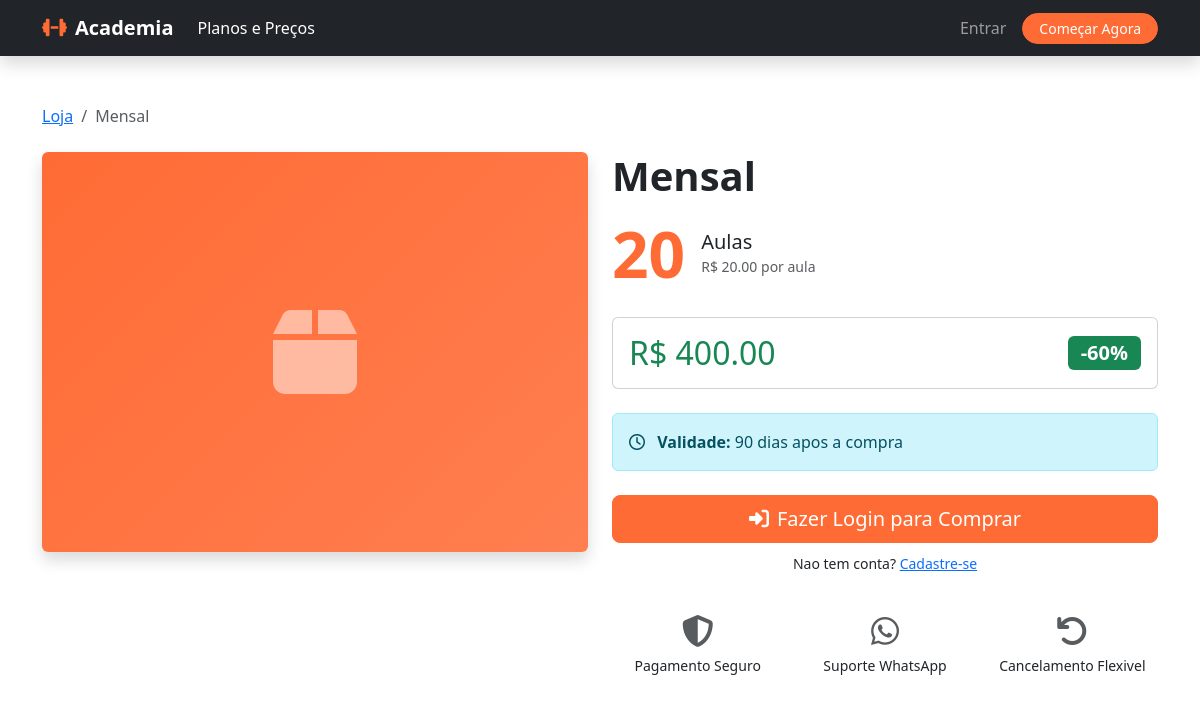
Before: /shop/package/1 with the older database file.
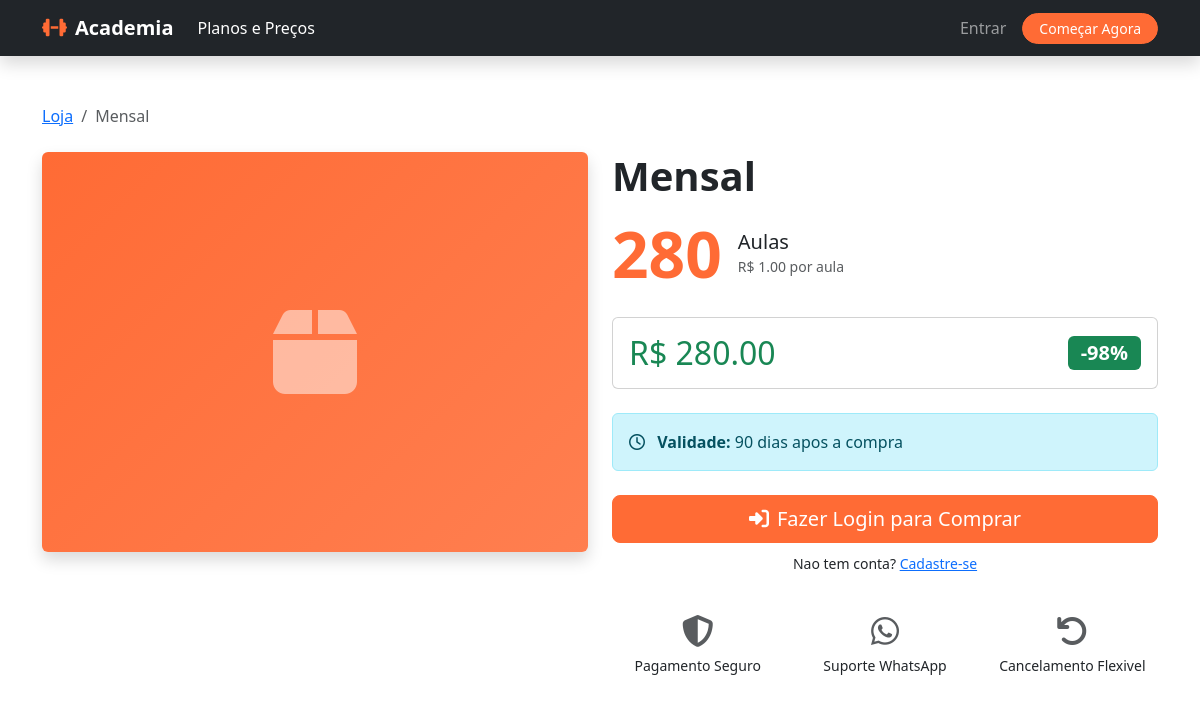
After: the same page with the newer database file.
### app/models/package.py (models this page shows, shortened)
class Package(db.Model):
    __tablename__ = 'packages'
    id = db.Column(db.Integer, primary_key=True)
    name = db.Column(db.String(100), nullable=False)
    description = db.Column(db.Text)
    credits = db.Column(db.Integer, nullable=False)
    price = db.Column(db.Numeric(10, 2), nullable=False)
    installments = db.Column(db.Integer, default=1)  # Quantas parcelas
    installment_price = db.Column(db.Numeric(10, 2))  # Preco por parcela
    validity_days = db.Column(db.Integer, nullable=False)  # Ex: 90 dias
    photo_url = db.Column(db.String(255))
    color = db.Column(db.String(7), default='#FF6B35')
    is_featured = db.Column(db.Boolean, default=False)  # Destaque
    display_order = db.Column(db.Integer, default=0)
    badge = db.Column(db.String(50))  # Ex: "MAIS VENDIDO", "NOVO"
    extra_benefits = db.Column(db.JSON)  # Ex: ["Toalha gratis", "Garrafinha"]
    is_recurring = db.Column(db.Boolean, default=False)  # Se é pacote recorrente
    recurring_interval_days = db.Column(db.Integer, default=30)  # Intervalo entre cobranças
    welcome_xp_bonus = db.Column(db.Integer, default=0)  # Bônus XP na primeira compra
    is_active = db.Column(db.Boolean, default=True)
    created_at = db.Column(db.DateTime, default=datetime.utcnow)
    updated_at = db.Column(db.DateTime, default=datetime.utcnow, onupdate=datetime.utcnow)
    subscriptions = db.relationship('Subscription', backref='package', lazy=True)
    @property
    def price_per_credit(self):
        return float(self.price) / self.credits
    @property
    def discount_percent(self):
        base_price = 50.0
        discount = ((base_price - self.price_per_credit) / base_price) * 100
        return max(0, round(discount))

### app/routes/shop.py (the view)
@shop_bp.route('/package/<int:id>')
def package_detail(id):
    package = Package.query.get_or_404(id)
    if not package.is_active:
        flash('Este pacote nao esta mais disponivel.', 'warning')
        return redirect(url_for('shop.packages'))
    return render_template('shop/package_detail.html', package=package)

### app/templates/shop/package_detail.html (shortened to what this page needs)
{% extends "base.html" %}
{% block content %}
<div class="container py-5">
    <nav aria-label="breadcrumb" class="mb-4">
        <ol class="breadcrumb">
            <li class="breadcrumb-item"><a href="{{ url_for('shop.packages') }}">Loja</a></li>
            <li class="breadcrumb-item active">{{ package.name }}</li>
        </ol>
    </nav>
    <div class="row">
        <div class="col-lg-6 mb-4">
            {% if package.photo_url %}
            <img src="{{ url_for('static', filename='uploads/packages/' + package.photo_url) }}"
                class="img-fluid rounded shadow" alt="{{ package.name }}">
            {% else %}
            <div class="rounded shadow d-flex align-items-center justify-content-center package-photo-placeholder"
                data-color="{{ package.color }}" style="height: 400px;">
                <i class="fas fa-box fa-6x text-white opacity-50"></i>
            </div>
            {% endif %}
        </div>
        <div class="col-lg-6">
            <h1 class="fw-bold mb-3">{{ package.name }}</h1>
            <div class="d-flex align-items-center mb-4">
                <div class="display-3 fw-bold me-3 package-title-color" data-color="{{ package.color }}">
                    {{ package.credits }}
                </div>
                <div>
                    <h5 class="mb-0">Aulas</h5>
                    <small class="text-muted">R$ {{ "%.2f"|format(package.price_per_credit) }} por aula</small>
                </div>
            </div>
            <div class="card mb-4">
                <div class="card-body">
                    <div class="row align-items-center">
                        <div class="col">
                            <h2 class="text-success mb-0">R$ {{ "%.2f"|format(package.price) }}</h2>
                        </div>
                        {% if package.discount_percent > 0 %}
                        <div class="col-auto">
                            <span class="badge bg-success fs-5">-{{ package.discount_percent }}%</span>
                        </div>
                        {% endif %}
                    </div>
                </div>
            </div>
            <div class="alert alert-info mb-4">
                <i class="far fa-clock me-2"></i>
                <strong>Validade:</strong> {{ package.validity_days }} dias apos a compra
            </div>
            {% if current_user.is_authenticated %}
            <a href="{{ url_for('shop.checkout', package_id=package.id) }}" class="btn btn-primary btn-lg w-100">
                <i class="fas fa-shopping-cart me-2"></i>Comprar Agora
            </a>
            {% else %}
            <a href="{{ url_for('auth.login', next=url_for('shop.checkout', package_id=package.id)) }}"
                class="btn btn-primary btn-lg w-100">
                <i class="fas fa-sign-in-alt me-2"></i>Fazer Login para Comprar
            </a>
            <p class="text-center mt-2">
                <small>Nao tem conta? <a href="{{ url_for('auth.register') }}">Cadastre-se</a></small>
            </p>
            {% endif %}
            <div class="row g-3 mt-4">
                <div class="col-4 text-center">
                    <i class="fas fa-shield-alt fa-2x text-muted mb-2"></i>
                    <p class="small mb-0">Pagamento Seguro</p>
                </div>
                <div class="col-4 text-center">
                    <i class="fab fa-whatsapp fa-2x text-muted mb-2"></i>
                    <p class="small mb-0">Suporte WhatsApp</p>
                </div>
                <div class="col-4 text-center">
                    <i class="fas fa-undo fa-2x text-muted mb-2"></i>
                    <p class="small mb-0">Cancelamento Flexivel</p>
                </div>
            </div>
        </div>
    </div>
</div>
{% endblock %}

Changed rows visible on the page:
changed Package "Mensal": credits "20" → "280"; price_per_credit "20.00" → "1.00"; price "400.00" → "280.00"; discount_percent "60" → "98"
